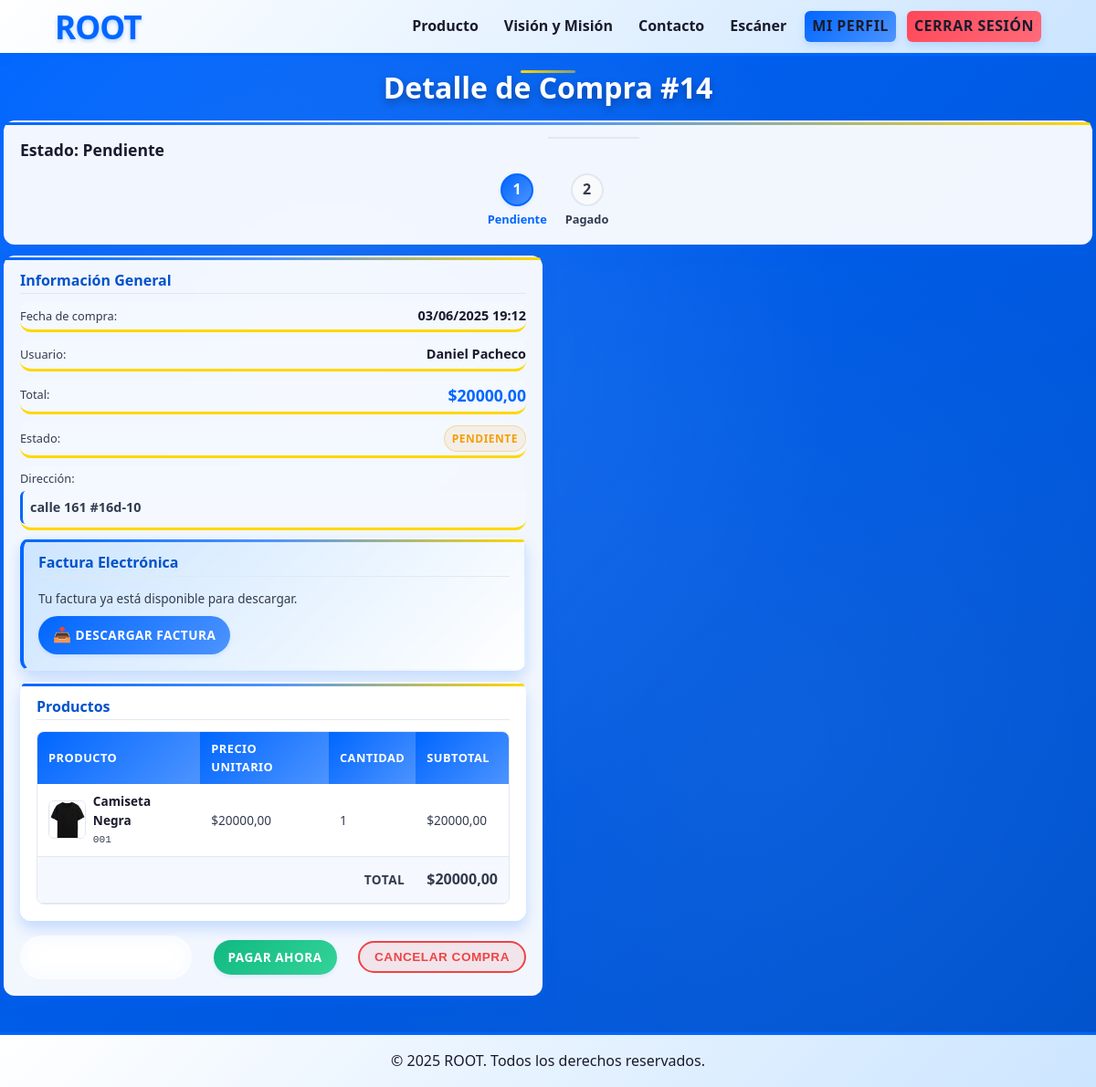
/facturas/14/ (signed in), run on an earlier commit of the app's database.
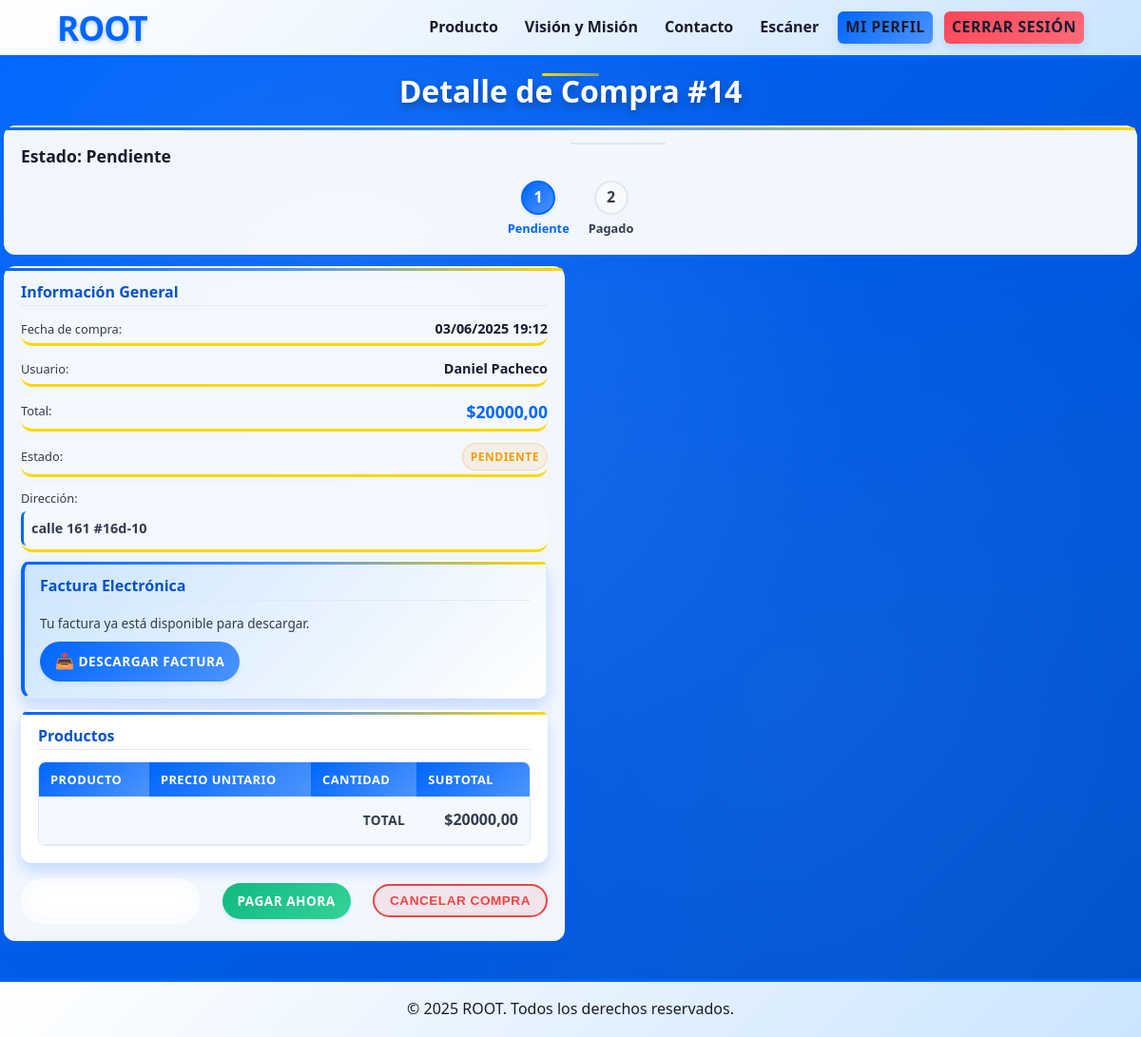
And on a later commit of the database.
### pagos/models.py (models this page shows, shortened)
class Compra(models.Model):
    ESTADO_CHOICES = (("pendiente", "Pendiente"),("pagado", "Pagado"),("enviado", "Enviado"),("entregado", "Entregado"),("cancelado", "Cancelado"))
    usuario = models.ForeignKey(settings.AUTH_USER_MODEL,on_delete=models.CASCADE, related_name="compras")
    fecha_compra = models.DateTimeField(auto_now_add=True)
    estado = models.CharField(max_length=20,choices=ESTADO_CHOICES,default="pendiente")
    total = models.DecimalField(max_digits=10, decimal_places=2)
    direccion_entrega = models.TextField(blank=True, default="")
    codigo_seguimiento = models.CharField(max_length=50, blank=True, default="")

class DetalleCompra(models.Model):
    compra = models.ForeignKey(Compra, on_delete=models.CASCADE, related_name="detalles")
    producto = models.ForeignKey(Producto, on_delete=models.CASCADE)
    cantidad = models.PositiveIntegerField(default=1)
    precio_unitario = models.DecimalField(max_digits=10, decimal_places=2)
    @property
    def subtotal(self):
        return self.cantidad * self.precio_unitario

### usuarios/models.py (models this page shows, shortened)
class Usuario(AbstractUser):
    foto = models.ImageField(upload_to="perfiles/", default="perfiles/default.png", verbose_name="Foto de perfil")
    telefono = models.CharField(max_length=15, blank=True, verbose_name="Teléfono")
    direccion = models.TextField(blank=True, verbose_name="Dirección")
    fecha_nacimiento = models.DateField(blank=True, null=True, verbose_name="Fecha de nacimiento")
    id_documento = models.CharField(max_length=20, blank=True, verbose_name="Documento de identidad")
    preferencias_notificacion = models.BooleanField(default=True, verbose_name="Recibir notificaciones")
    class Meta:
        verbose_name = "Usuario"
        verbose_name_plural = "Usuarios"

### productos/models.py (models this page shows, shortened)
class Producto(models.Model):
    nombre = models.CharField(max_length=200)
    codigo = models.CharField(max_length=50, unique=True)
    descripcion = models.TextField(blank=True, default="")
    precio = models.DecimalField(max_digits=10, decimal_places=2)
    stock = models.PositiveIntegerField(default=0)
    imagen = models.ImageField(upload_to="productos/", blank=True, null=True)
    categoria = models.ForeignKey(Categoria,on_delete=models.SET_NULL,blank=True,null=True,related_name="productos")
    fecha_creacion = models.DateTimeField(auto_now_add=True)
    fecha_actualizacion = models.DateTimeField(auto_now=True)
    class Meta:
        verbose_name = "Producto"
        verbose_name_plural = "Productos"

### facturas/views.py (the view)
# urls.py: path("<int:compra_id>/", views.detalle_compra, name="detalle_compra"),
@login_required
def detalle_compra(request: HttpRequest, compra_id: int) -> HttpResponse:
    compra = get_object_or_404(Compra, id=compra_id, usuario=request.user)
    try:
        factura = compra.factura
    except Factura.DoesNotExist:
        factura = None
    return render(request, "facturas/detalle_compra.html", {"compra": compra,"factura": factura})

### facturas/templates/facturas/detalle_compra.html (shortened to what this page needs)
{% extends "core/base.html" %}
{% load static %}
{% block extra_css %}
<link rel="stylesheet" href="{% static 'css/facturas.css' %}">
{% endblock %}
{% block content %}
<section id="detalle-compra" class="detalle-compra-section">
    <div class="container">
        <h2>Detalle de Compra #{{ compra.id }}</h2>
        <div class="estado-compra estado-{{ compra.estado }}">
            <div class="estado-titulo">Estado: {{ compra.get_estado_display }}</div>
            <div class="progreso-estado">
                <div class="paso-estado {% if compra.estado == 'pendiente' or compra.estado == 'pagado' %}activo{% endif %}">
                    <div class="numero-paso">1</div>
                    <div class="texto-paso">Pendiente</div>
                </div>
                <div class="linea-estado"></div>
                <div class="paso-estado {% if compra.estado == 'pagado' %}activo{% endif %}">
                    <div class="numero-paso">2</div>
                    <div class="texto-paso">Pagado</div>
                </div>
            </div>
        </div>
<div class="info-compra">
    <div class="seccion-info">
        <h3>Información General</h3>
        <div class="info-grid">
            <div class="info-item">
                <div class="info-label">Fecha de compra:</div>
                <div class="info-valor">{{ compra.fecha_compra|date:"d/m/Y H:i" }}</div>
            </div>
            <div class="info-item">
                <div class="info-label">Usuario:</div>
                <div class="info-valor">{{ compra.usuario.get_full_name|default:compra.usuario.username }}</div>
            </div>
            <div class="info-item">
                <div class="info-label">Total:</div>
                <div class="info-valor total">${{ compra.total|floatformat:2 }}</div>
            </div>
            <div class="info-item">
                <div class="info-label">Estado:</div>
                <div class="info-valor">
                    <span class="estado-badge estado-{{ compra.estado }}">
                        {{ compra.get_estado_display }}
                    </span>
                </div>
            </div>
            <div class="info-item direccion-item">
                <div class="info-label">Dirección:</div>
                <span class="info-valor direccion-entrega">
                    {{ compra.direccion_entrega|default:"No se ha especificado una dirección." }}
                </span>
            </div>
            {% if factura %}
            <div class="factura-container">
                <h3>Factura Electrónica</h3>
                <p>Tu factura ya está disponible para descargar.</p>
                <a href="{% url 'facturas:descargar_factura' compra.id %}" class="btn-descargar-factura">
                    <span>📥</span> Descargar Factura
                </a>
            </div>
            {% endif %}
        </div>
        <div class="seccion-productos">
            <h3>Productos</h3>
            <div class="tabla-contenedor">
                <table class="tabla-productos">
                    <thead>
                        <tr>
                            <th>Producto</th>
                            <th>Precio Unitario</th>
                            <th>Cantidad</th>
                            <th>Subtotal</th>
                        </tr>
                    </thead>
                    <tbody>
                        {% for detalle in compra.detalles.all %}
                        <tr>
                            <td>
                                <div class="producto-info">
                                    {% if detalle.producto.imagen %}
                                    <img src="{{ detalle.producto.imagen.url }}" alt="{{ detalle.producto.nombre }}" class="producto-imagen">
                                    {% endif %}
                                    <div>
                                        <div class="producto-nombre">{{ detalle.producto.nombre }}</div>
                                        <div class="producto-codigo">{{ detalle.producto.codigo }}</div>
                                    </div>
                                </div>
                            </td>
                            <td>${{ detalle.precio_unitario|floatformat:2 }}</td>
                            <td>{{ detalle.cantidad }}</td>
                            <td>${{ detalle.subtotal|floatformat:2 }}</td>
                        </tr>
                        {% endfor %}
                    </tbody>
                    <tfoot>
                        <tr>
                            <td colspan="3" class="total-label">Total</td>
                            <td class="total-valor">${{ compra.total|floatformat:2 }}</td>
                        </tr>
                    </tfoot>
                </table>
            </div>
        </div>
        <div class="acciones-compra">
            <a href="{% url 'usuarios:perfil' %}" class="btn-volver">Volver al Perfil</a>
            {% if compra.estado == 'pendiente' %}
            <a href="{% url 'pagos:seleccionar_metodo_pago' compra.id %}" class="btn-pagar">Pagar ahora</a>
            {% endif %}
            {% if compra.estado == 'pendiente' %}
            <form method="post" action="{% url 'facturas:cancelar_compra' compra.id %}" class="form-cancelar">
                <button type="submit" class="btn-cancelar">Cancelar Compra</button>
            </form>
            {% endif %}
        </div>
    </div>
</section>
{% endblock %}

### core/templates/core/base.html (shortened to what this page needs)
<!DOCTYPE html>
<html lang="es">
<head>
    {% load static %}
    <link href="{% static 'core/css/style.css' %}" rel="stylesheet">
    {% block extra_css %}{% endblock %}
</head>
<body>
    <header>
        <nav class="navbar">
            <div class="logo">
                <h1>ROOT</h1>
            </div>
            <div class="menu">
                <a href="{% url 'core:home' %}">Producto</a>
                <a href="{% url 'core:vision_mision' %}">Visión y Misión</a>
                <a href="{% url 'core:contacto' %}">Contacto</a>
                {% if user.is_authenticated %}
                    <a href="{% url 'scanner:scanner' %}">Escáner</a>
                    <a href="{% url 'usuarios:perfil' %}" class="boton-login">Mi Perfil</a>
                    <a href="{% url 'usuarios:logout' %}" class="boton-logout">Cerrar Sesión</a>
                {% else %}
                <a href="{% url 'usuarios:login' %}" class="boton-login">Ingresar</a>
                {% endif %}
            </div>
        </nav>
    </header>
    <div class="contenido-principal">
        {% block content %}
        {% endblock %}
    </div>
    <footer>
        <p>&copy; 2025 ROOT. Todos los derechos reservados.</p>
    </footer>
</body>
</html>

### core/static/core/css/style.css (style rules this page uses)
:root { --primary-color: #0066FF; --primary-light: #4D94FF; --primary-lighter: #CCE5FF; --primary-dark: #0052CC; --primary-darker: #003D99; --text-dark: #1a1a2e; --text-medium: #333b4f; --text-light: #fff; --bg-light: #f5f9ff; --bg-dark: #003D99; --shadow-sm: 0 2px 4px rgba(0, 102, 255, 0.15); --shadow-md: 0 4px 8px rgba(0, 102, 255, 0.2); --shadow-lg: 0 8px 16px rgba(0, 102, 255, 0.25); --radius-sm: 6px; --radius-md: 12px; --radius-lg: 18px; --radius-xl: 24px; --radius-full: 50px; --transition: all 0.3s ease; --spacing-xs: 8px; --spacing-sm: 16px; --spacing-md: 10px; --spacing-lg: 32px; --spacing-xl: 20px; }
body { font-family: 'Segoe UI', Tahoma, Geneva, Verdana, sans-serif; margin: 0; padding: 0; background-color: var(--bg-light); color: var(--text-dark); line-height: 1.6; display: flex; flex-direction: column; min-height: 100vh; }
h1, h2, h3, h4, h5, h6 { font-weight: 700; line-height: 1.2; margin: 0 0 var(--spacing-sm) 0; }
.navbar { display: flex; justify-content: space-between; align-items: center; background: linear-gradient(135deg, white 0%, var(--primary-lighter) 100%); padding: var(--spacing-sm) 5%; box-shadow: var(--shadow-md); position: sticky; top: 0; z-index: 1000; border-bottom: 3px solid var(--primary-color); }
.navbar .logo h1 { color: var(--primary-color); margin: 0; font-size: 2.2rem; font-weight: 900; letter-spacing: -1px; text-shadow: 0 2px 4px rgba(0, 102, 255, 0.3); }
.navbar .menu { display: flex; align-items: center; gap: var(--spacing-md); }
.navbar .menu a { color: var(--text-dark); text-decoration: none; padding: var(--spacing-xs) var(--spacing-sm); font-weight: 600; position: relative; transition: var(--transition); border-radius: var(--radius-sm); }
.navbar .menu a::after { content: ''; position: absolute; width: 0; height: 3px; bottom: -2px; left: 50%; background: linear-gradient(90deg, var(--primary-color), var(--primary-light)); transition: all 0.3s ease; transform: translateX(-50%); border-radius: var(--radius-full); }
.navbar .boton-login, .navbar .boton-logout { background: linear-gradient(135deg, var(--primary-color), var(--primary-light)); color: white; padding: var(--spacing-sm) var(--spacing-md); border-radius: var(--radius-full); text-decoration: none; font-weight: 700; transition: var(--transition); box-shadow: var(--shadow-md); text-transform: uppercase; letter-spacing: 0.5px; }
.navbar .boton-logout { background: linear-gradient(135deg, #FF4757, #FF6B7A); }
.contenido-principal { flex: 1; }
.info-item { background: rgba(255, 255, 255, 0.15); padding: var(--spacing-md); border-radius: var(--radius-lg); transition: var(--transition); border-bottom: 3px solid #FFD700; }
footer { background: linear-gradient(135deg, white 0%, var(--primary-lighter) 100%); color: var(--text-dark); text-align: center; box-shadow: 0 -4px 8px rgba(0, 102, 255, 0.1); border-top: 3px solid var(--primary-color); }

What changed in the data, as far as the page shows it:
removed DetalleCompra: producto.imagen (picture), producto.nombre "Camiseta Negra", producto.codigo "001", precio_unitario "20000,00", cantidad "1", subtotal "20000,00"
